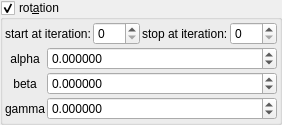
    <widget class="MyGroupBox" name="groupCheck_transf_rotation_enabled_false">
     <property name="title">
      <string>rot&amp;ation</string>
     </property>
     <property name="checkable">
      <bool>true</bool>
     </property>
     <layout class="QVBoxLayout" name="verticalLayout_9" stretch="0,0">
      <property name="spacing">
       <number>2</number>
      </property>
      <property name="leftMargin">
       <number>2</number>
      </property>
      <property name="topMargin">
       <number>2</number>
      </property>
      <property name="rightMargin">
       <number>2</number>
      </property>
      <property name="bottomMargin">
       <number>2</number>
      </property>
      <item>
       <layout class="QHBoxLayout" name="horizontalLayout_10" stretch="0,1,0,1">
        <item>
         <widget class="QLabel" name="label_95">
          <property name="text">
           <string>start at iteration:</string>
          </property>
         </widget>
        </item>
        <item>
         <widget class="MySpinBox" name="spinboxInt_transf_start_iterations_R">
          <property name="sizePolicy">
           <sizepolicy hsizetype="Minimum" vsizetype="Maximum">
            <horstretch>0</horstretch>
            <verstretch>0</verstretch>
           </sizepolicy>
          </property>
          <property name="minimum">
           <number>0</number>
          </property>
          <property name="maximum">
           <number>999</number>
          </property>
          <property name="value">
           <number>0</number>
          </property>
         </widget>
        </item>
        <item>
         <widget class="QLabel" name="label_67">
          <property name="text">
           <string>stop at iteration:</string>
          </property>
         </widget>
        </item>
        <item>
         <widget class="MySpinBox" name="spinboxInt_transf_stop_iterations_R1">
          <property name="sizePolicy">
           <sizepolicy hsizetype="Preferred" vsizetype="Maximum">
            <horstretch>0</horstretch>
            <verstretch>0</verstretch>
           </sizepolicy>
          </property>
          <property name="maximum">
           <number>999</number>
          </property>
         </widget>
        </item>
       </layout>
      </item>
      <item>
       <layout class="QGridLayout" name="gridLayout_40" columnstretch="0,1">
        <property name="spacing">
         <number>2</number>
        </property>
        <item row="0" column="0">
         <widget class="QLabel" name="label_35">
          <property name="text">
           <string notr="true">alpha</string>
          </property>
          <property name="alignment">
           <set>Qt::AlignCenter</set>
          </property>
         </widget>
        </item>
        <item row="1" column="0">
         <widget class="QLabel" name="label_34">
          <property name="text">
           <string notr="true">beta</string>
          </property>
          <property name="alignment">
           <set>Qt::AlignCenter</set>
          </property>
         </widget>
        </item>
        <item row="2" column="0">
         <widget class="QLabel" name="label_36">
          <property name="text">
           <string notr="true">gamma</string>
          </property>
          <property name="alignment">
           <set>Qt::AlignCenter</set>
          </property>
         </widget>
        </item>
        <item row="0" column="1">
         <widget class="MyDoubleSpinBox" name="spinboxd3_transf_rotation_x">
          <property name="sizePolicy">
           <sizepolicy hsizetype="Minimum" vsizetype="Maximum">
            <horstretch>0</horstretch>
            <verstretch>0</verstretch>
           </sizepolicy>
          </property>
          <property name="prefix">
           <string/>
          </property>
          <property name="suffix">
           <string/>
          </property>
          <property name="decimals">
           <number>6</number>
          </property>
          <property name="minimum">
           <double>-36000.000000000000000</double>
          </property>
          <property name="maximum">
           <double>36000.000000000000000</double>
          </property>
          <property name="singleStep">
           <double>1.000000000000000</double>
          </property>
         </widget>
        </item>
        <item row="1" column="1">
         <widget class="MyDoubleSpinBox" name="spinboxd3_transf_rotation_y">
          <property name="sizePolicy">
           <sizepolicy hsizetype="Minimum" vsizetype="Maximum">
            <horstretch>0</horstretch>
            <verstretch>0</verstretch>
           </sizepolicy>
          </property>
          <property name="prefix">
           <string/>
          </property>
          <property name="suffix">
           <string/>
          </property>
          <property name="decimals">
           <number>6</number>
          </property>
          <property name="minimum">
           <double>-36000.000000000000000</double>
          </property>
          <property name="maximum">
           <double>36000.000000000000000</double>
          </property>
          <property name="singleStep">
           <double>1.000000000000000</double>
          </property>
         </widget>
        </item>
        <item row="2" column="1">
         <widget class="MyDoubleSpinBox" name="spinboxd3_transf_rotation_z">
          <property name="sizePolicy">
           <sizepolicy hsizetype="Minimum" vsizetype="Maximum">
            <horstretch>0</horstretch>
            <verstretch>0</verstretch>
           </sizepolicy>
          </property>
          <property name="prefix">
           <string/>
          </property>
          <property name="suffix">
           <string/>
          </property>
          <property name="decimals">
           <number>6</number>
          </property>
          <property name="minimum">
           <double>-36000.000000000000000</double>
          </property>
          <property name="maximum">
           <double>36000.000000000000000</double>
          </property>
          <property name="singleStep">
           <double>1.000000000000000</double>
          </property>
         </widget>
        </item>
       </layout>
      </item>
     </layout>
    </widget>
